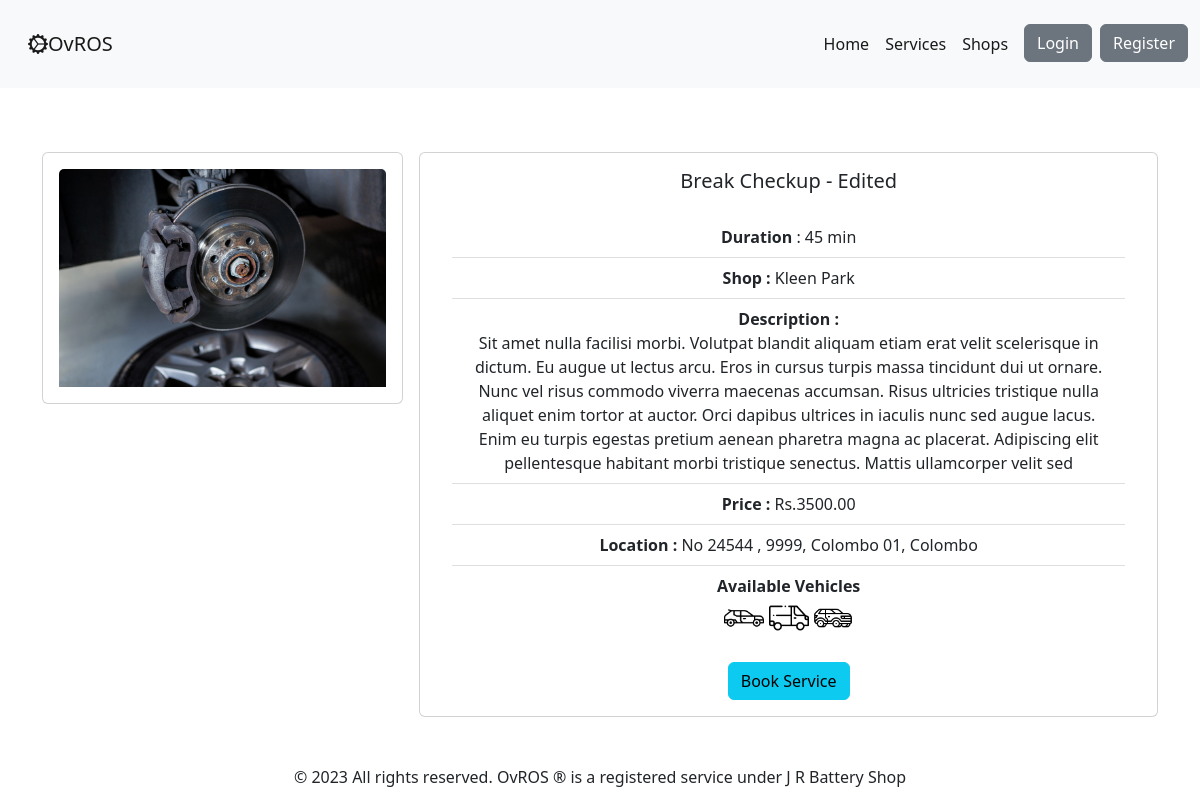
The app's page /service/service/3 with its own data.
### ovros_service_module/models.py (models this page shows, shortened)
class Service(models.Model):
    shop = models.ForeignKey(to=ShopProfile, on_delete=models.CASCADE)
    service_name = models.CharField(max_length=100)
    service_image = models.ImageField(upload_to='images/service_img', blank=True)
    service_description = models.CharField(max_length=500, default='', blank=True)
    service_price = models.DecimalField(max_digits=10, decimal_places=2)
    service_duration = models.CharField(max_length=5)
    is_for_car = models.BooleanField(verbose_name="Available for car", default=False)
    is_for_van = models.BooleanField(verbose_name="Available for van", default=False)
    is_for_suv = models.BooleanField(verbose_name="Available for suv", default=False)
    is_for_lorry = models.BooleanField(verbose_name="Available for lorry", default=False)
    is_for_bike = models.BooleanField(verbose_name="Available for bike", default=False)
    is_for_long_vehicle = models.BooleanField(verbose_name="Available for bike", default=False)
    service_availability = models.BooleanField(
        verbose_name="Service availability",
        default=False,
        help_text="is service available currently"
    )
    date_created = models.DateField(auto_now_add=True)
    date_updated = models.DateField(auto_now=True)

### ovros_user_module/models.py (models this page shows, shortened)
class ShopProfile(models.Model):
    user = models.OneToOneField(settings.AUTH_USER_MODEL, on_delete=models.CASCADE)
    user_role = models.CharField('Type', max_length=40, choices=Types.choices, default=Types.USER_SHOP)
    shop_name = models.CharField(max_length=100, help_text="Service Shop name")
    shop_profile_img = models.ImageField(upload_to='shops/profile_images', null=True, blank=True,
                                         default="shops/shop_profile_default.jpg")
    shop_address_no = models.CharField(
        max_length=200,
        help_text="Service Shop address Number",
    )
    shop_address_street = models.CharField(
        max_length=200,
        help_text="Service Shop address street",
    )
    shop_address_city = models.CharField(
        choices=DISTRICTS_CITY,
        max_length=200,
        help_text="Service Shop address city",
    )
    shop_address_district = models.CharField(
        choices=DISTRICTS,
        max_length=200,
        help_text="Service Shop address district",
    )
    shop_contact = models.CharField(max_length=10, help_text="eg: 07xxxxxxxx")
    shop_email = models.CharField(max_length=100, help_text="shop email address", blank=True)
    def get_full_address(self):
        return f'No {self.shop_address_no} , ' \
               f'{self.shop_address_street}, ' \
               f'{self.shop_address_city}, ' \
               f'{self.shop_address_district}'

### ovros_service_module/views.py (the view)
# urls.py: path('service/<service_id>', views.service_detail, name='service_detail'),
def service_detail(request, service_id):
    if request.user.is_authenticated:
        user_profile_role = request.session['profile_data']['profile_data']['profile_role']
        print(service_id, '  ', user_profile_role)
    else:
        user_profile_role = "USER_CUSTOMER"
    service = Service.objects.get(id=service_id)
    return render(request, 'services/service_detail.html',
                  {'service': service,
                   'user_role': user_profile_role
                   })

### ovros_user_module/context_processors.py (called while the page is built)
def profile_data(request):
    return {'profile_data': ProfileData(request)}

### templates/services/service_detail.html (shortened to what this page needs)
{% extends 'base.html' %}
{% load static %}
{% block content %}
    <section id="ovros-service">
        <div class="container">
            <div class="row my-5 g-3">
                <div class="col-12 col-md-6 col-lg-4">
                    <div class="card">
                        <div class="card-body text-center">
                            {% if service.service_image is None %}
                                <img src="{% static 'images/card-header-default.jpg' %}" class="card-img-top"
                                     alt="...">
                            {% else %}
                                <img src="{{ service.service_image.url }}" class="card-img-top" alt="...">
                            {% endif %}
                        </div>
                    </div>
                </div>
                <div class="col-12 col-md-6 col-lg-8">
                    <div class="card">
                        <div class="card-body text-center">
                            <h5 class="card-title">{{ service.service_name }}</h5>
                            <div class="card-body ">
                                <div class="list-group">
                                    <ul class="list-group list-group-flush">
                                        <li class="list-group-item"><strong>Duration</strong>
                                            : {{ service.service_duration }} min
                                        </li>
                                        <li class="list-group-item"><strong>Shop
                                            : </strong>{{ service.shop.shop_name }}</li>
                                        <li class="list-group-item"><strong>Description
                                            :</strong> <br>{{ service.service_description }}</li>
                                        <li class="list-group-item"><strong>Price
                                            :</strong> <span>Rs.</span>{{ service.service_price }}</li>
                                        <li class="list-group-item"><strong>Location
                                            :</strong> {{ service.shop.get_full_address }}</li>
                                        <li class="list-group-item"><strong>Available Vehicles </strong>
                                            <div>
                                                {% if service.is_for_car %}
                                                    <img height="40px" width="40px"
                                                         src="{% static 'icons/car_icon.png' %}">
                                                {% endif %}
                                                {% if service.is_for_van %}
                                                    <img height="40px" width="40px" class="bi"
                                                         src="{% static 'icons/van_icon.png' %}">
                                                {% endif %}
                                                {% if service.is_for_suv %}
                                                    <img height="40px" width="40px" class="bi"
                                                         src="{% static 'icons/suv_icon.png' %}">
                                                {% endif %}
                                            </div>
                                        </li>
                                    </ul>
                                </div>
                            </div>
                            {% if user_role == "USER_CUSTOMER" %}
                                <a href="{% url 'add_booking' service.id %}" class="btn btn-info ">Book Service</a>
                            {% endif %}
                        </div>
                    </div>
                </div>
            </div>
        </div>
    </section>
{% endblock %}

### records on screen
Service: service_image (picture), service_name "Break Checkup - Edited", service_duration "45", shop.shop_name "Kleen Park", service_description "Sit amet nulla facilisi morbi. Volutpat blandit aliquam etiam erat velit scelerisque in dictum. Eu augue ut lectus arcu. Eros in cursus turpis massa tincidunt dui ut ornare. Nunc vel risus commodo viverra maecenas accumsan. Risus ultricies tristique nulla aliquet enim tortor at auctor. Orci dapibus ultrices in iaculis nunc sed augue lacus. Enim eu turpis egestas pretium aenean pharetra magna ac placerat. Adipiscing elit pellentesque habitant morbi tristique senectus. Mattis ullamcorper velit sed", service_price "3500.00", shop.get_full_address "No 24544 , 9999, Colombo 01, Colombo"
